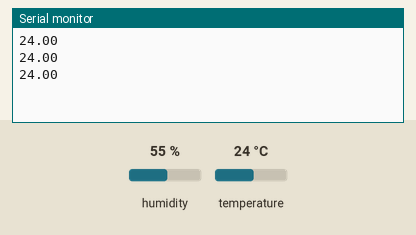
Simulated run of this sketch. Board: Arduino Uno, built with avr-gcc and run on an emulated ATmega328P. Shown: the last lines printed to the serial monitor. The test bench sets the inputs (shaded band); at power-on: temperature 24 °C, humidity 55 %.

Above: at 2.8 s.
2.9 s: temperature set to 12 °C
At 5.5 s:
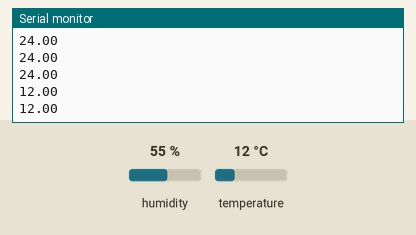
5.6 s: temperature set to 19 °C
At 6.9 s:
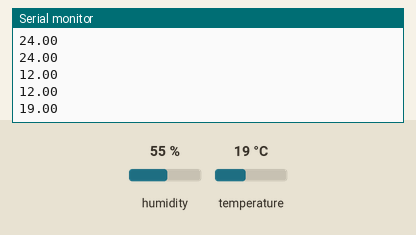
Timing chart, 0 to 8.6 s (numbered marks = the images above; inputs shaded):
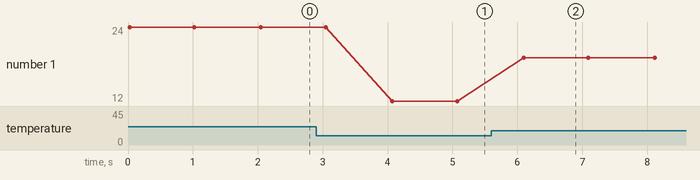

Measured:
- after the input at 2.9 s, the serial monitor: prints a new line after 1.2 s (image 1)
- after the input at 5.6 s, the serial monitor: prints a new line after 0.50 s (image 2)
- plotted number 1: 24 → 12 after the input at 2.9 s, 12 → 19 after the input at 5.6 s

The sketch:

Temperatura_DHT11.ino
```cpp
#include <DHT.h>

int SENSOR = 2;

DHT dht(SENSOR, DHT11);

void setup() {
  Serial.begin(9600);
  dht.begin();
}

void loop() {
  float temp = dht.readTemperature();
  Serial.println(temp);
  delay(1000);
}
```
